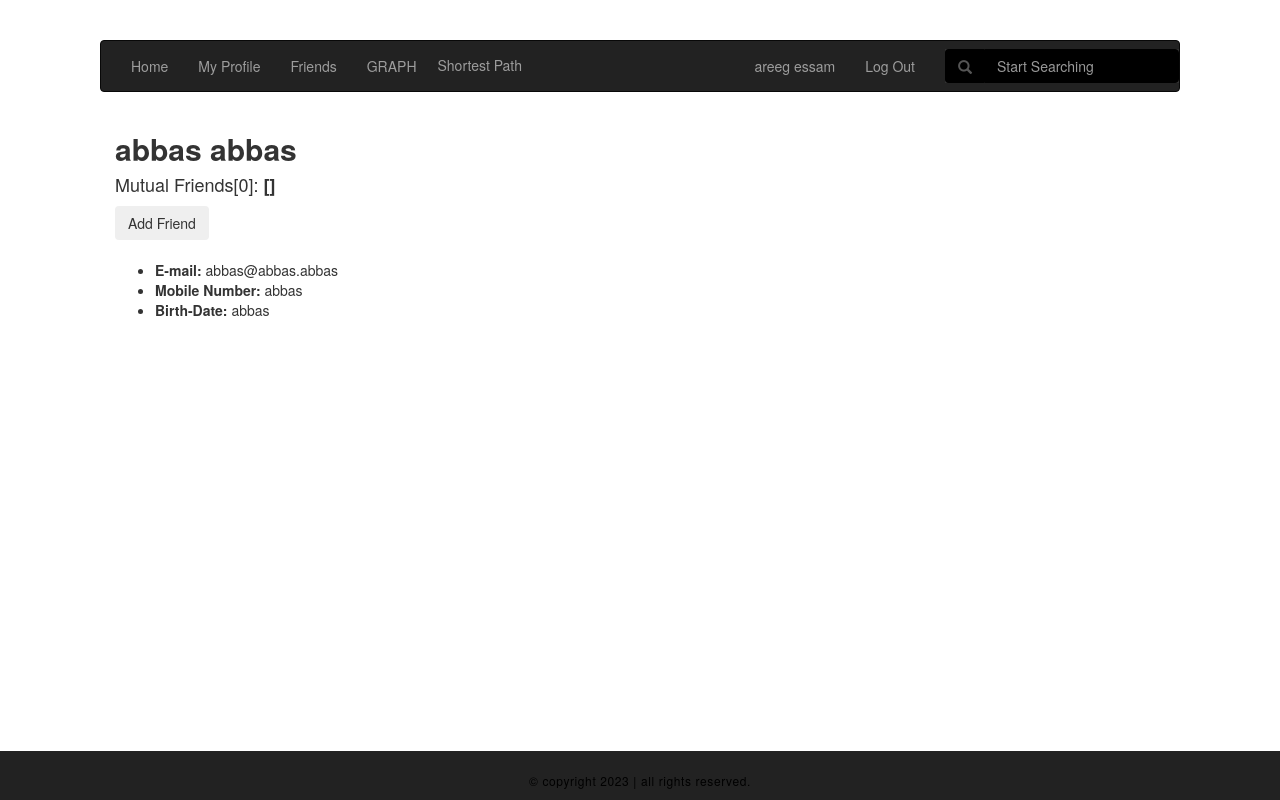
Page /abbas/ (signed in) on the committed database.
### social_network/models.py (models this page shows)
class CustomUser(AbstractUser):
    friends = models.ManyToManyField('self')
    username = models.CharField(max_length=100, unique=True)
    password = models.CharField(max_length=100)
    email = models.CharField(max_length=100, unique=True)
    first_name = models.CharField(max_length=100)
    last_name = models.CharField(max_length=100)
    birth_date = models.CharField(max_length=10)
    gender = models.CharField(max_length=8)
    mobile_number = models.CharField(max_length=15)
    def __str__(self):
        return self.first_name + " " + self.last_name

### social_network/views.py (the view, shortened to what this page needs)
# urls.py: url(r'^(?P<username>[\w.@+-]+)/$', views.Profile.as_view(), name='profile'),
class Profile(View):
    profile = 'social_network/profile.html'
    myprofile = 'social_network/myprofile.html'
    def get(self, request, username):
        G = nx.Graph()
        for user in CustomUser.objects.all():
            G.add_node(user.username)
        for user in CustomUser.objects.all():
            for friend in user.friends.all():
                G.add_edge(user.username, friend.username)
        myuser = request.user
        touser = user
        user = CustomUser.objects.get(username=username)
        temp = list(nx.common_neighbors(G,user.username, request.user.username))
        if request.user == user:
            return render(request, self.myprofile, {'user': user})
        return render(request, self.profile, {'user': user, 'count': len(temp), 'paths': temp})

### social_network/templates/social_network/profile.html (shortened to what this page needs)
<!DOCTYPE html>
<html lang="en">
<head>
<link rel="stylesheet" href="https://cdnjs.cloudflare.com/ajax/libs/font-awesome/4.7.0/css/font-awesome.min.css">
<link rel="stylesheet" href="https://maxcdn.bootstrapcdn.com/bootstrap/3.3.7/css/bootstrap.min.css">
<link rel="stylesheet" href="https://maxcdn.bootstrapcdn.com/bootstrap/3.3.7/css/bootstrap.min.css">
</head>
<body>
<nav class="navbar navbar-inverse">
  <div class="container-fluid">
    <ul class="nav navbar-nav">
      <li ><a href="/"> Home</a></li>
      <li><a href="/{{request.user.username}}">My Profile</a></li>
      <li><a href="/{{user.username}}/friends/">Friends</a></li>
<li><a href="{%url 'graph'%}">GRAPH</a></li>
        <li><button  id="from_to">Shortest Path</button></li>
    </ul>
      <ul class="nav navbar-nav navbar-right">
           <li><a href="/{{request.user.username}}">{{request.user}}</a></li>
        <li><a href="/logout/">Log Out</a></li>
      <form class="navbar-form navbar-right" method="get" action="/">
          <div class="form-group" style="background-color:#333;">
            <div class="input-group" >
                <div class="input-group-addon" style="background-color:black;border-color:black;">
                    <span class="glyphicon glyphicon-search"></span>
                </div>
                 <input type="text" name="search" class="form-control" placeholder="Start Searching" style="background-color:black;border-color:black;">
            </div>
          </div>
      </form>
            </ul>
  </div>
</nav>
<div class="container">
    <div class="card">
      <h2 class="card-title"><b>{{user}}</b></h2>
        <h4>Mutual Friends[{{count}}]: <b>{{paths}}</b></h4>
        {%if request.user in user.friends.all%}
            <form method="post" action="">
            {% csrf_token %}
            <button type="submit" class="btn" name="unfriend" value={{user.username}}>Unfriend</button>
            </form>
        {%else%}
            <form method="post" action="">
            <button type="submit" class="btn" name="addfriend" value={{user.username}}>Add Friend</button>
            </form>
        {%endif%}
        <br>
        <ul>
         <li class="card-text" id='big_font'><b>E-mail: </b><span id='small_font'>{{user.email}}</span></li>
         <li class="card-text" id='big_font'><b>Mobile Number: </b><span id='small_font'>{{user.mobile_number}}</span></li>
            <li class="card-text" id='big_font'><b>Birth-Date: </b><span id='small_font'>{{user.birth_date}}</span></li>
</ul>
</div>
<div class="container-fluid" id="footer">
   <div>
     <p>
       &copy; copyright 2023 | all rights reserved.
     </p>
   </div>
 </div>
</div>
</body>
</html>

### social_network/templates/social_network/profile.html (style rules this page uses)
body { margin:40px 100px; }
#footer { background: #222; border-top: 1px solid #222; margin: 0; padding: 0; width: 100%; position: fixed; left: 0; bottom: 0; text-align: center; }
#footer > div { margin: 0 auto; padding: 10px 0 10px; overflow: hidden; text-align: center; width: 100%; }
#footer div p { color: #000; display: inline-block; font-size: 12px; letter-spacing: 0.05em; margin: 0; padding: 10px 0 0; text-align: center; }
#big_font { font-size: 16; }
#small_font { font-size: 14; }
#from_to { background:#222; color:#9d9d9d; border-color:#222; border:none; margin-top:13px; }

### rows in the picture
CustomUser: user "areeg essam"
CustomUser: first_name+last_name "abbas abbas", email "abbas@abbas.abbas", mobile_number "abbas", birth_date "abbas"

### other values in the picture
{{ count }} "0"
{{ paths }} "[]"
